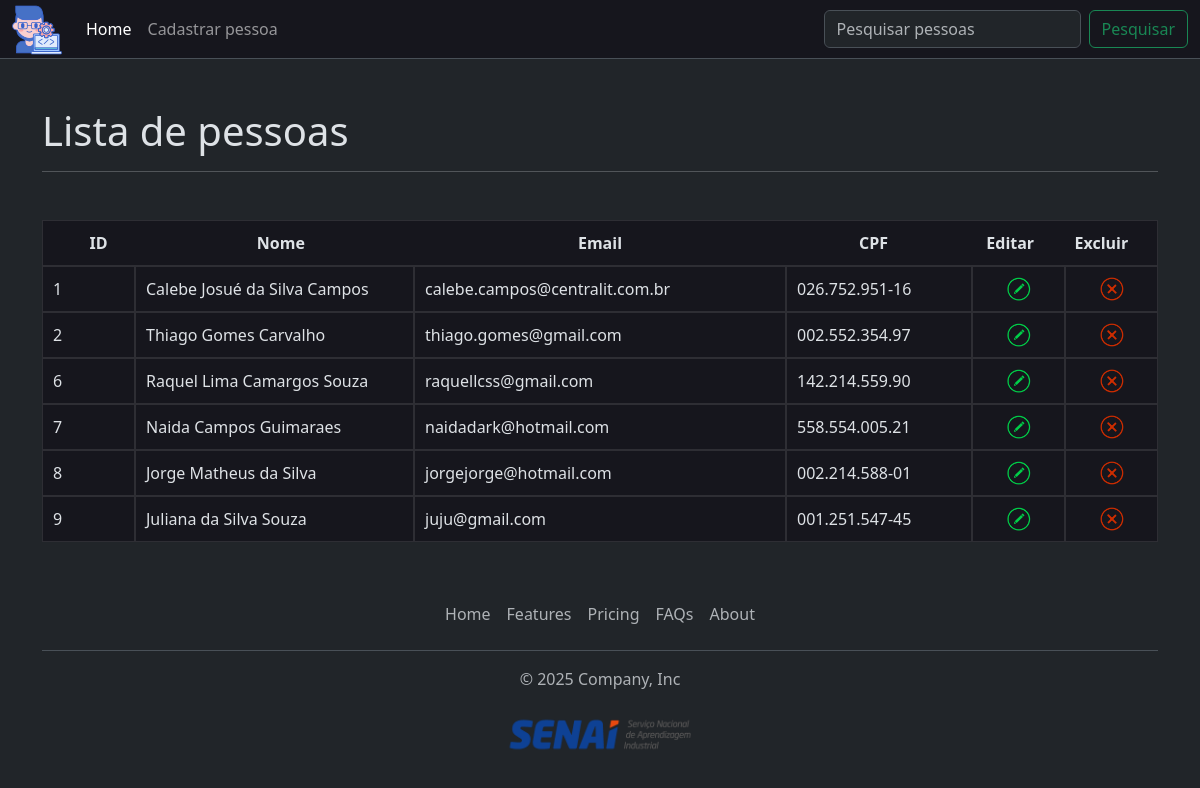
The app's page /crud_app/, older data.
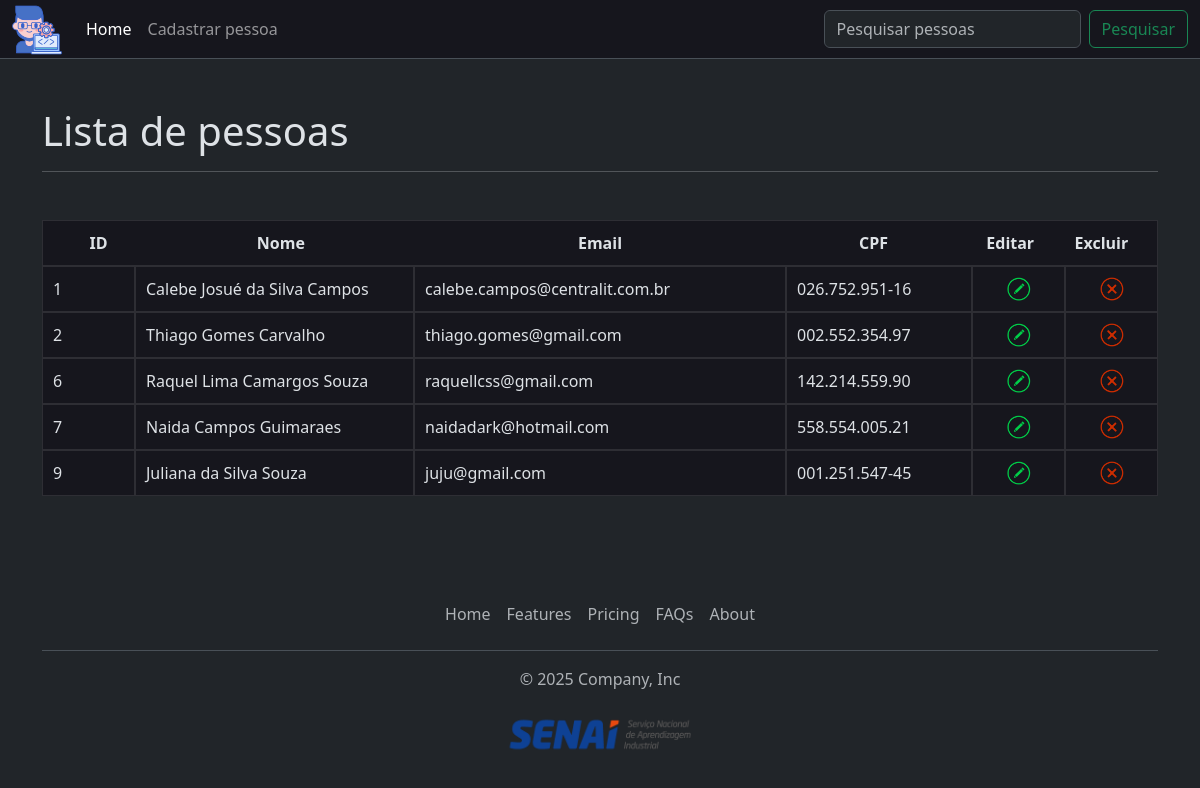
The same page, newer data.
### crud_app/models.py (models this page shows, shortened)
class Pessoa(models.Model):
    id_pessoa = models.AutoField(primary_key=True)
    nome = models.CharField(max_length=255, null=False, blank=False)
    email = models.EmailField(unique=True, null=False, blank=False)
    cpf = models.CharField(max_length=14, unique=True, null=True, blank=True)

### crud_app/views.py (the view)
# urls.py: path('', views.home, name="home"),
def home(request):
    pessoas = Pessoa.objects.all()
    return render(request, "home.html", {"pessoas":pessoas})

### crud_app/templates/home.html (shortened to what this page needs)
{% extends 'base.html' %}
{% block content %}
{% load static %}
    <div class="container">
        <h1>Lista de pessoas</h1>
        <hr class="mb-5">
        <ul class="row lista-pessoas-cabecalho">
            <li class="col-12 col-md-2  col-lg-1"><b>ID</b></li>
            <li class="col-12 col-md-10 col-lg-3"><b>Nome</b></li>
            <li class="col-12 col-md-8  col-lg-4"><b>Email</b></li>
            <li class="col-12 col-md-4  col-lg-2"><b>CPF</b></li>
            <li class="col-6  col-md-6  col-lg-1"><b>Editar</b></li>
            <li class="col-6  col-md-6  col-lg-1"><b>Excluir</b></li>
        </ul>
        {% for pessoa in pessoas %}
            <ul class="row lista-pessoas">
                <li class="col-12 col-md-2  col-lg-1">{{ pessoa.id_pessoa }}</li>
                <li class="col-12 col-md-10 col-lg-3">{{ pessoa.nome }}</li>
                <li class="col-12 col-md-8  col-lg-4">{{ pessoa.email }}</li>
                <li class="col-12 col-md-4  col-lg-2">{{ pessoa.cpf }}</li>
                <li class="col-6  col-md-6  col-lg-1">
                    <a href="{% url 'alterar_pessoa' pessoa.id_pessoa %}">
                        <img src="{% static 'img/icon_editar.png' %}" alt="Editar" title="Editar" style="width: 24px;">
                    </a>
                </li>
                <li class="col-6 col-md-6 col-lg-1">
                    <a href="{% url 'excluir_pessoa' pessoa.id_pessoa %}">
                        <img src="{% static 'img/icon_deletar.png' %}" alt="Deletar" title="Deletar" style="width: 24px;">
                    </a>
                </li>
            </ul>
        {% empty %}
            <ul>
                <li>Nenhuma pessoa cadastrada</li>
            </ul>
        {% endfor %}
    </div>
{% endblock %}

Row changes from the older to the newer data that the page shows:
removed Pessoa: id_pessoa "8", nome "Jorge Matheus da Silva", email "jorgejorge@hotmail.com", cpf "002.214.588-01"
